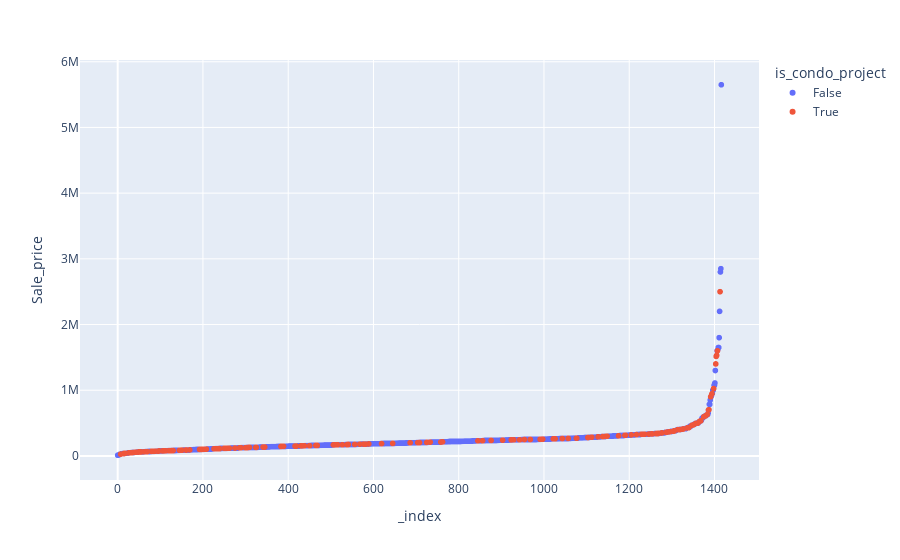

Source (notebook cell):
### Code cell
px.scatter(
    df_sorted_price, df_sorted_price.index, "Sale_price", color="is_condo_project"
)

### Figure 1 — Plotly figure (JSON) as saved in the notebook; plotly's stock layout.template omitted (floating-point values rounded to 4 significant figures; data arrays with more than 128 entries replaced by an {"elided": "..."} marker saying what was removed)
{"data": [{"hovertemplate": "is_condo_project=False<br>_index=%{x}<br>Sale_price=%{y}<extra></extra>", "legendgroup": "False", "marker": {"color": "#636efa", "symbol": "circle"}, "mode": "markers", "name": "False", "showlegend": true, "type": "scattergl", "x": {"elided": "1247 int values"}, "xaxis": "x", "y": {"elided": "1247 int values"}, "yaxis": "y"}, {"hovertemplate": "is_condo_project=True<br>_index=%{x}<br>Sale_price=%{y}<extra></extra>", "legendgroup": "True", "marker": {"color": "#EF553B", "symbol": "circle"}, "mode": "markers", "name": "True", "showlegend": true, "type": "scattergl", "x": {"elided": "170 int values"}, "xaxis": "x", "y": {"elided": "170 int values"}, "yaxis": "y"}], "layout": {"legend": {"title": {"text": "is_condo_project"}, "tracegroupgap": 0}, "margin": {"t": 60}, "xaxis": {"anchor": "y", "domain": [0, 1], "title": {"text": "_index"}}, "yaxis": {"anchor": "x", "domain": [0, 1], "title": {"text": "Sale_price"}}}}
